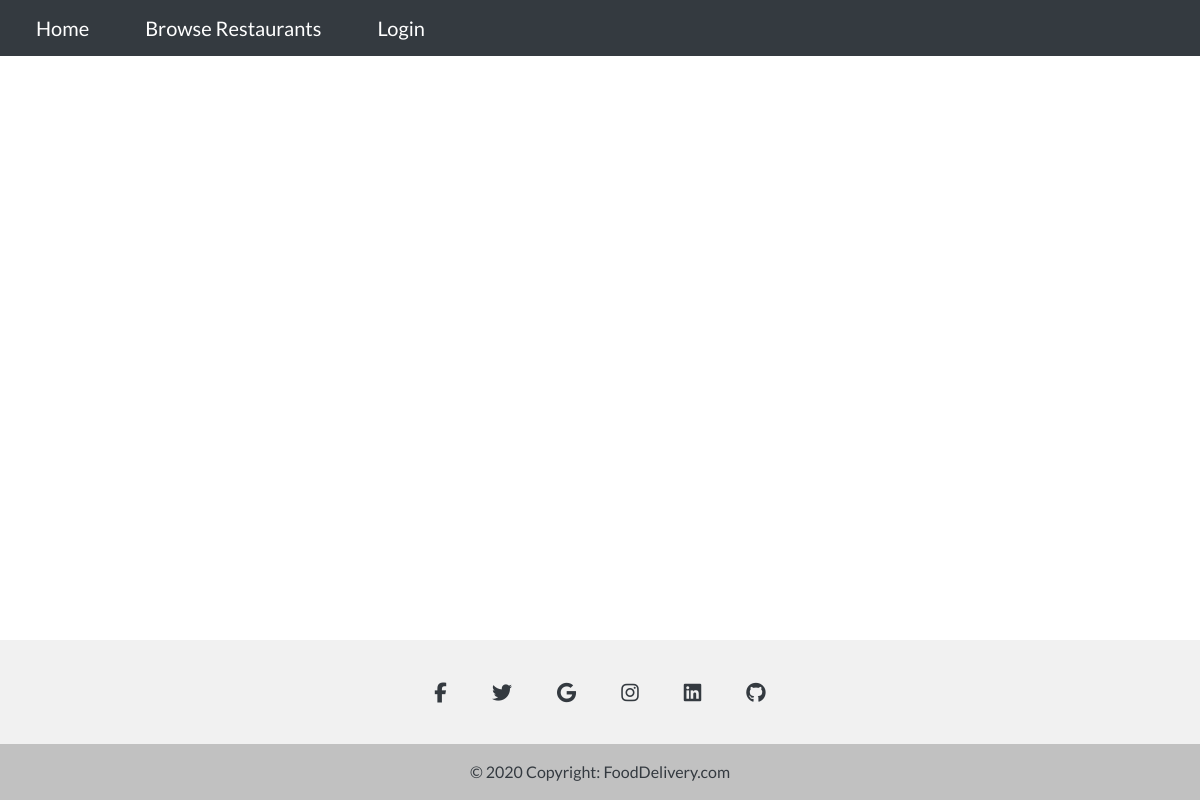
/orderManagement/browseRestaurants/, run on an earlier commit of the app's database.
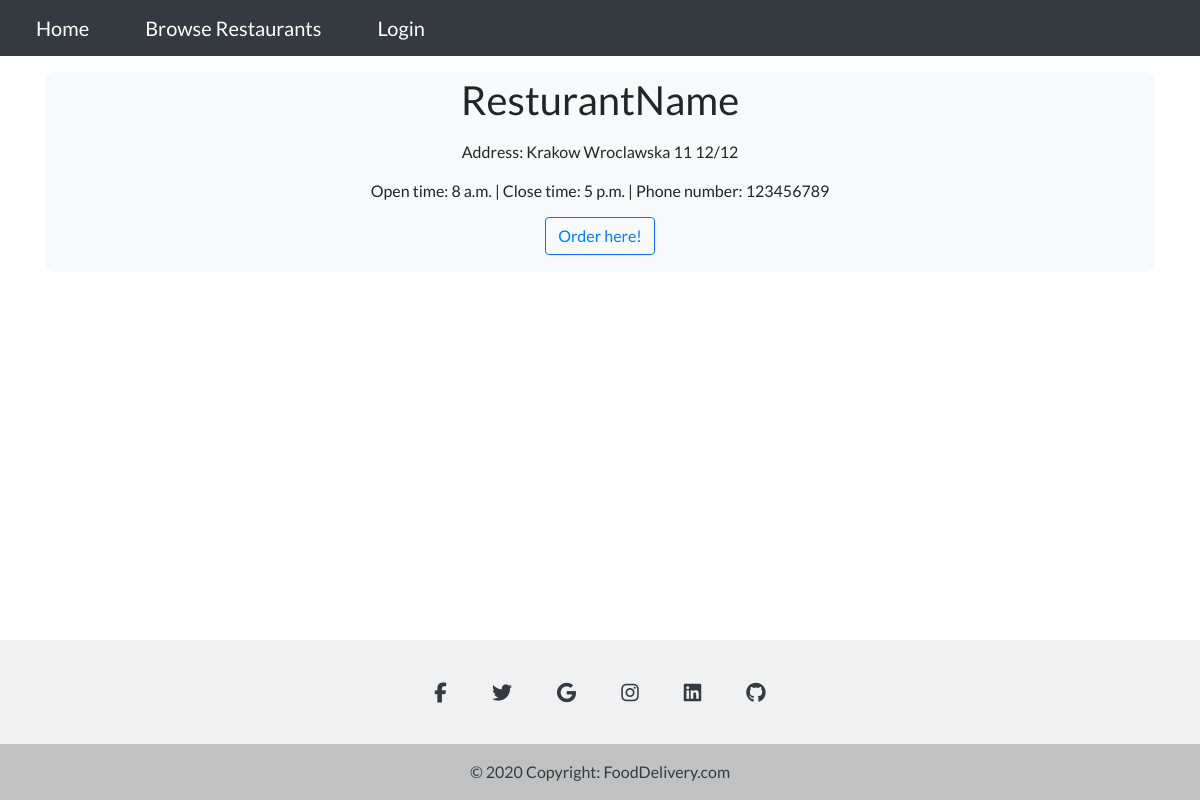
And on a later commit of the database.
### Users/models.py (models this page shows)
class Restaurants(models.Model):
    user = models.ForeignKey(User, on_delete=models.CASCADE)
    restaurant_name = models.CharField(max_length=50)
    address = models.ForeignKey(Address, on_delete=models.CASCADE)
    phone_number = models.CharField(max_length=9)
    NIP = models.CharField(max_length=12)
    open_time = models.TimeField()
    close_time = models.TimeField()
    latitude = models.CharField(max_length= 100,default = "0.0")
    longitude = models.CharField(max_length = 100, default = "0.0")

class Address(models.Model):
    city = models.CharField(max_length=50)
    street = models.CharField(max_length=100)
    building_number = models.IntegerField()
    flat_number = models.IntegerField(blank=True)

### OrderManagement/views.py (the view)
# urls.py: path('browseRestaurants/',OrderManagement_views.browse_restaurants,name = 'browseRestaurants'),
def browse_restaurants(request):
    restaurants = Restaurants.objects.all()
    args = {'restaurants':restaurants}
    return render(request,'OrderManagement/browseRestaurants.html',args)

### OrderManagement/templates/OrderManagement/browseRestaurants.html
{% extends "Home/base.html" %}
{% block content %}
<div class="container mx-auto text-center mt-3">
{% for restaurant in restaurants %}
<div class="container mt-3 bg-light text-center" style="height: 200px; border-radius: 10px;">
    <div class="p-1" style="margin-top: 12px; font-size: 24px;">
        <span class="h1">{{restaurant.restaurant_name}}
    </div>
    <div class="" style="margin-top: 12px;">
        Address: {{restaurant.address.city}} {{restaurant.address.street}} {{restaurant.address.building_number}}/{{restaurant.address.building_number}}
    </div>
    <div class="" style="margin-top: 15px;">
        Open time: {{restaurant.open_time}}  |  Close time: {{restaurant.close_time}}  |  Phone number: {{restaurant.phone_number}}
    </div>
    <div class="" style="margin-top: 12px; font-size: 24px;">
        <a href = "{% url 'restaurantPage' restaurant.id %}" class="btn btn-outline-primary">Order here!</a>
    </div>
</div>
{% endfor %}
</div>
<div style="height: 200px;"></div>
{% endblock content %}

### Home/templates/Home/base.html (shortened to what this page needs)
<!DOCTYPE html>
<html>
<head>
    {% load static %}
    <link rel="stylesheet" href="https://stackpath.bootstrapcdn.com/bootstrap/4.1.3/css/bootstrap.min.css">
    <link rel="stylesheet" type="text/css" href="{% static 'Home/style.css' %}">
</head>
<body>
    <nav class="navbar navbar-expand-lg navbar-dark bg-dark">
        <a class="navbar-brand" href="{% url 'home' %}">Home</a>
        <a class="navbar-brand" href="{% url 'browseRestaurants' %}">Browse Restaurants</a>
        {% if user.is_authenticated %}
        <a class="navbar-brand pull-right"" href="{% url 'logout' %}">Logout</a>
        {% else %}
        <a class="navbar-brand pull-right"" href="{% url 'login' %}">Login</a>
        {% endif %}
    </nav>
            {% block content %}
            {% endblock content %}
            <footer class="text-center text-white fixed-bottom" style="background-color: #f1f1f1;">
                <div class="container pt-4">
                  <section class="mb-4">
                    <a
                      class="btn btn-link btn-floating btn-lg text-dark m-1"
                      href="#!"
                      role="button"
                      data-mdb-ripple-color="dark"
                      ><i class="fab fa-facebook-f"></i
                    ></a>
                    <a
                      class="btn btn-link btn-floating btn-lg text-dark m-1"
                      href="#!"
                      role="button"
                      data-mdb-ripple-color="dark"
                      ><i class="fab fa-twitter"></i
                    ></a>
                    <a
                      class="btn btn-link btn-floating btn-lg text-dark m-1"
                      href="#!"
                      role="button"
                      data-mdb-ripple-color="dark"
                      ><i class="fab fa-google"></i
                    ></a>
                    <a
                      class="btn btn-link btn-floating btn-lg text-dark m-1"
                      href="#!"
                      role="button"
                      data-mdb-ripple-color="dark"
                      ><i class="fab fa-instagram"></i
                    ></a>
                    <a
                      class="btn btn-link btn-floating btn-lg text-dark m-1"
                      href="#!"
                      role="button"
                      data-mdb-ripple-color="dark"
                      ><i class="fab fa-linkedin"></i
                    ></a>
                    <a
                      class="btn btn-link btn-floating btn-lg text-dark m-1"
                      href="#!"
                      role="button"
                      data-mdb-ripple-color="dark"
                      ><i class="fab fa-github"></i
                    ></a>
                  </section>
                </div>
                <div class="text-center text-dark p-3" style="background-color: rgba(0, 0, 0, 0.2);">
                  © 2020 Copyright:
                  <a class="text-dark" href="https://mdbootstrap.com/">FoodDelivery.com</a>
                </div>
              </footer>
</body>
</html>

### Home/static/Home/style.css (style rules this page uses)
body { font-family: 'Lato', sans-serif; }
.navbar > a { padding-left:20px; padding-right:20px; }

What changed in the data, as far as the page shows it:
added Restaurants: restaurant_name "ResturantName", address.city "Krakow", address.street "Wroclawska 11", address.building_number "12", open_time "8 a.m.", close_time "5 p.m.", phone_number "123456789"
